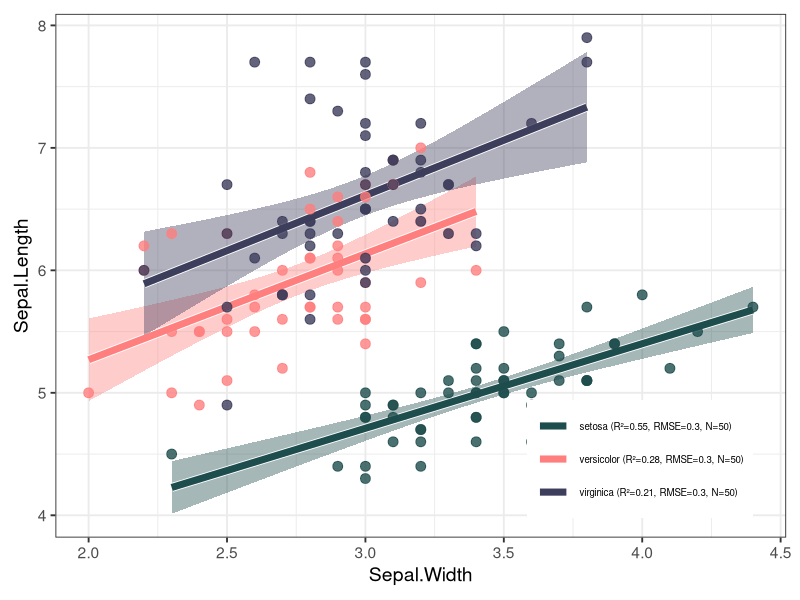

R code for this plot:
## ---- chunk 1
library(tidyverse)
library(ggplot2)
data(iris)
# ==========================================
# 计算拟合参数并生成图例标签
# ==========================================
# 针对每个组别计算 R2, RMSE 和 N
stats_data <- iris %>%
  select(Species, Sepal.Length, Sepal.Width) %>% 
  group_by(Species) %>%
  summarize(
    model = list(lm(Sepal.Width ~ Sepal.Length)),  # 明确指定 x 和 y
    N = n(),
    .groups = "drop"
  ) %>%
  rowwise() %>%
  mutate(
    r2 = summary(model)$r.squared,
    rmse = sqrt(mean(summary(model)$residuals^2)),
    legend_label = sprintf("%s (R²=%.2f, RMSE=%.1f, N=%d)", Species, r2, rmse, N)
  ) %>%
  ungroup()

# 将标签转换为命名向量，方便映射到颜色上
legend_labels_map <- setNames(stats_data$legend_label, stats_data$Species)

ggplot(iris, aes(x = Sepal.Width, y = Sepal.Length, color = Species, fill = Species)) +
  
  # 置信区间（只显示填充区域）
  stat_smooth(method = "lm", se = FALSE, alpha = 0.2, color = NA, fill = "grey70") +
  
  # 白色边缘效果（先绘制粗的白线）
  stat_smooth(method = "lm", se = TRUE, size = 3, color = "white") +
  
  # 主要回归线（后绘制细的彩色线）
  stat_smooth(method = "lm", se = FALSE, size = 2.4) +
  
  # 绘制散点
  geom_point(alpha = 0.8, size = 3,shape = 21) +
  
  # 颜色设置 (使用我们计算好的动态标签 legend_labels_map)
  scale_color_manual(
    values = c("#1e4d4d", "#ff7f7f", "#3d3d5c"),
    labels = legend_labels_map
  ) +
  scale_fill_manual(
    values = c("#1e4d4d",  "#ff7f7f", "#3d3d5c"),
    labels = legend_labels_map
  ) +
  theme_bw(base_size = 14) +
  theme(
    legend.position = c(0.8, 0.15),
    legend.title = element_blank(),
    legend.text = element_text(size = 7),
    plot.margin = margin(10, 10, 10, 10)
  ) +
  # 优化图例图标形状：取消散点和阴影，仅显示为粗横线
  guides(
    color = guide_legend(override.aes = list(size = 6, shape = NA, fill = NA)),
    fill = "none" # 隐藏多余的填充图例
  )
